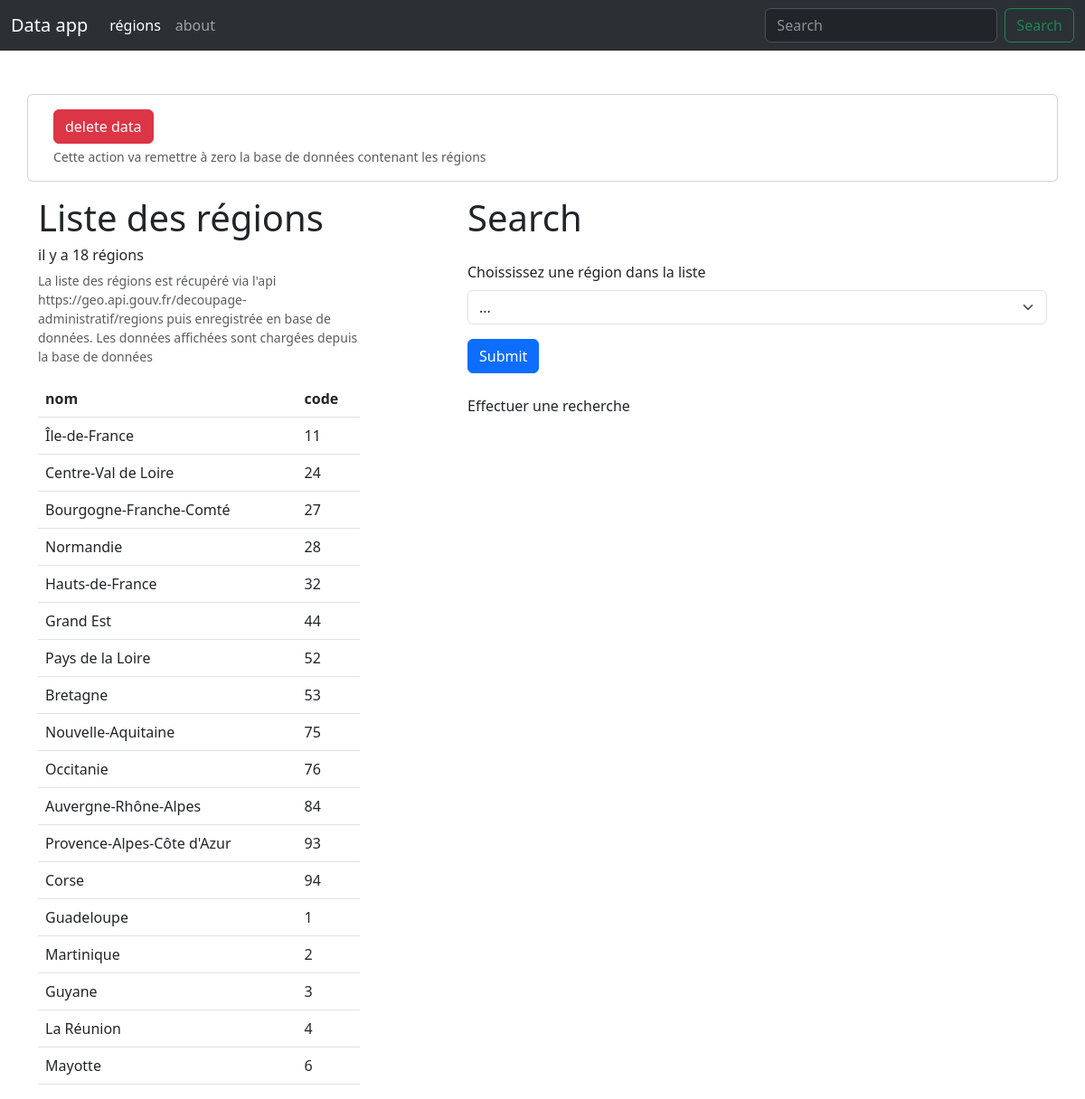
The page / on the database its author committed.
### data/models.py (models this page shows, shortened)
class Region(models.Model):
    regionName = models.CharField(max_length=255)
    regionCode = models.IntegerField()
    regionVisited = models.BooleanField()

### data/views.py (the view, shortened to what this page needs)
# urls.py: path('', views.home, name="home"), # path call method from views file
def home(request):
    import requests
    import json
    csrfContext = RequestContext(request)
    departments = 'Error'
    regionNumb = 0
    departmentNumb = 0
    regionInfo = []
    regionData = Region.objects.all().values()
    regionNumb = len(regionData)
    mydata = {
        "df" : ['nico', 'lui', 'lolo'],
        'df1': [1, 4, 8],
        'regions': regionData,
        'departements': departments,
        'regionNumb': regionNumb,
        'departmentNumb' : departmentNumb,
        'regionData' : regionData,
        'regionInfo' : regionInfo,
     }
    return render(request, 'home.html', context=mydata)

### data/templates/home.html (shortened to what this page needs)
{% extends 'base.html' %}
{% block content %}
    <div class="row pt-5">
        <div class="card mb-3">
            <div class="card-body">
                {% if regionNumb == 0 %}
                    <a href='{% url "load_regions" %}'><button class="btn btn-warning">load data</button></a>
                    {% else %}
                    <a href='{% url "delete_regions" %}'><button class="btn btn-danger">delete data</button></a>
                    <div class="form-text">Cette action va remettre à zero la base de données contenant les régions</div>
                {% endif %}
            </div>
        </div>
        <div class="col-md-4">
            <h1>Liste des régions</h1>
            {% if regionNumb > 0 %}
            {% if regions == "Error" %}
            <h3>Error</h3>
            {% else %}
                <h6>il y a  {{ regionNumb }} régions</h6>
                <p class="form-text">La liste des régions est récupéré via l'api https://geo.api.gouv.fr/decoupage-administratif/regions puis enregistrée en base de données. Les données affichées sont chargées depuis la base de données</p>
                    <table class="table mt-3">
                        <thead>
                            <tr>
                                <th scope="col">nom</th>
                                <th scope="col">code</th>
                            </tr>
                        </thead>
                        <tbody>
                            {% for region in regions %}
                            <tr>
                                <td>{{ region.regionName }}</td>
                                <td>{{ region.regionCode }}</td>
                            </tr>
                            {% endfor %}
                        </tbody>
                    </table>
                {% endif %}
            {% else %}
                <h3>No Data in database</h3>
                <div class="form-text">please load before going any further</div>
            {% endif %}
        </div>
        <div class="col-md-1"></div>
        <div class="col-md-7">
            {% if regionNumb > 0 %}
                <h1>Search</h1>
                <form class=" mt-4 mb-4" action="{% url 'home' %}" method="POST">
                    <div class="mb-3">
                        <label for="exampleInputEmail1" class="form-label">Choississez une région dans la liste</label>
                        <select class="form-select" aria-label="Default select example" name="coderegion">
                            <option selected>...</option>
                        </select>
                    </div>
                    <button type="submit" class="btn btn-primary">Submit</button>
                </form>
                {% if departements == "Error" %}
                    <div>Effectuer une recherche</div>
                {% endif %}
            {% endif %}
        </div>
    </div>
{% endblock %}

### data/templates/base.html (shortened to what this page needs)
<!doctype html>
<html lang="en">
<head>
    <link href="https://cdn.jsdelivr.net/npm/bootstrap@5.3.0-alpha1/dist/css/bootstrap.min.css" rel="stylesheet"
>
</head>
<body>
    <nav class="navbar navbar-expand-lg bg-body-tertiary" data-bs-theme="dark">
        <div class="container-fluid">
            <a class="navbar-brand" href="#">Data app</a>
            <div class="collapse navbar-collapse" id="navbarSupportedContent">
                <ul class="navbar-nav me-auto mb-2 mb-lg-0">
                    <li class="nav-item">
                        <a class="nav-link active" aria-current="page" href="{% url 'home' %}">régions</a>
                    </li>
                    <li class="nav-item">
                        <a class="nav-link" href="{% url 'about' %}">about</a>
                    </li>
                </ul>
                <form class="d-flex" role="search">
                    <input class="form-control me-2" type="search" placeholder="Search" aria-label="Search">
                    <button class="btn btn-outline-success" type="submit">Search</button>
                </form>
            </div>
        </div>
    </nav>
    <div class="container">
        {% block content %}
        {% endblock %}
    </div>
</body>
</html>

### rows shown on the page
Region: regionName "Île-de-France", regionCode "11"
Region: regionName "Centre-Val de Loire", regionCode "24"
Region: regionName "Bourgogne-Franche-Comté", regionCode "27"
Region: regionName "Normandie", regionCode "28"
Region: regionName "Hauts-de-France", regionCode "32"
Region: regionName "Grand Est", regionCode "44"
Region: regionName "Pays de la Loire", regionCode "52"
Region: regionName "Bretagne", regionCode "53"
Region: regionName "Nouvelle-Aquitaine", regionCode "75"
Region: regionName "Occitanie", regionCode "76"
Region: regionName "Auvergne-Rhône-Alpes", regionCode "84"
Region: regionName "Provence-Alpes-Côte d'Azur", regionCode "93"
Region: regionName "Corse", regionCode "94"
Region: regionName "Guadeloupe", regionCode "1"
Region: regionName "Martinique", regionCode "2"
Region: regionName "Guyane", regionCode "3"
Region: regionName "La Réunion", regionCode "4"
Region: regionName "Mayotte", regionCode "6"

### other values the page prints
{{ regionNumb }} "18"
